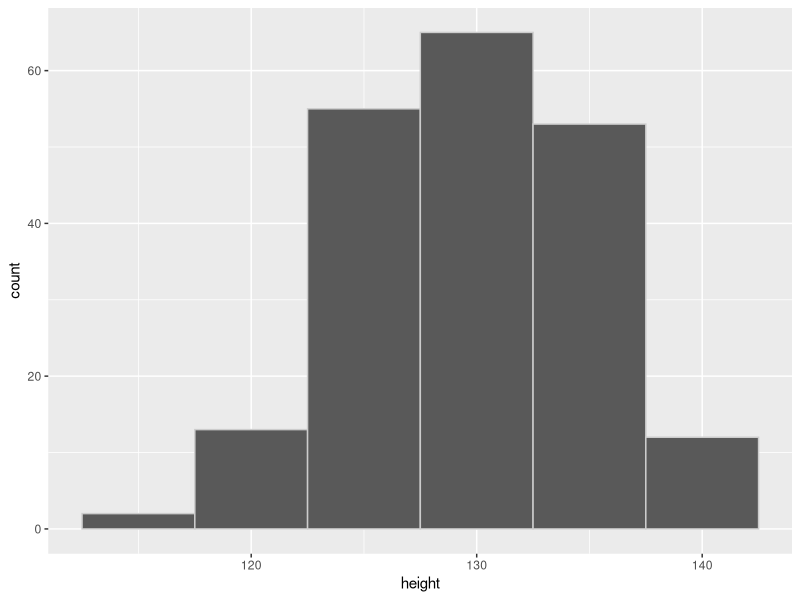
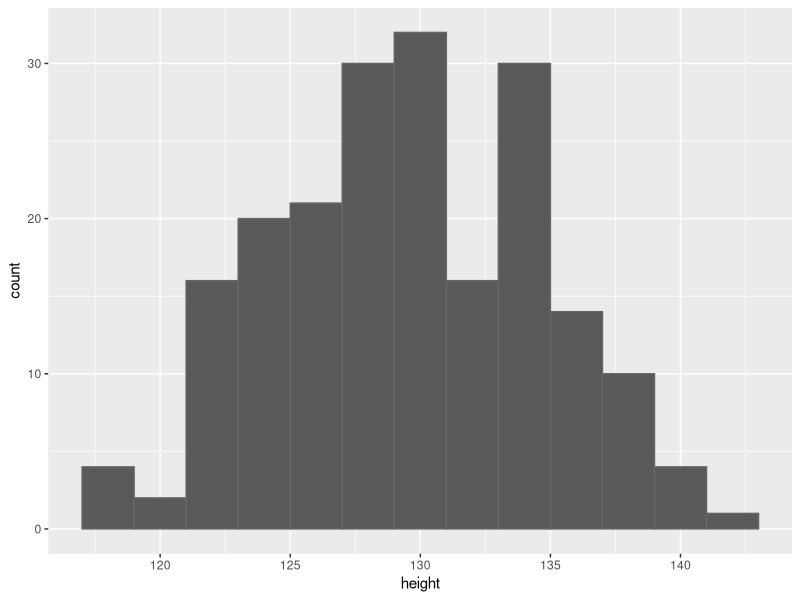
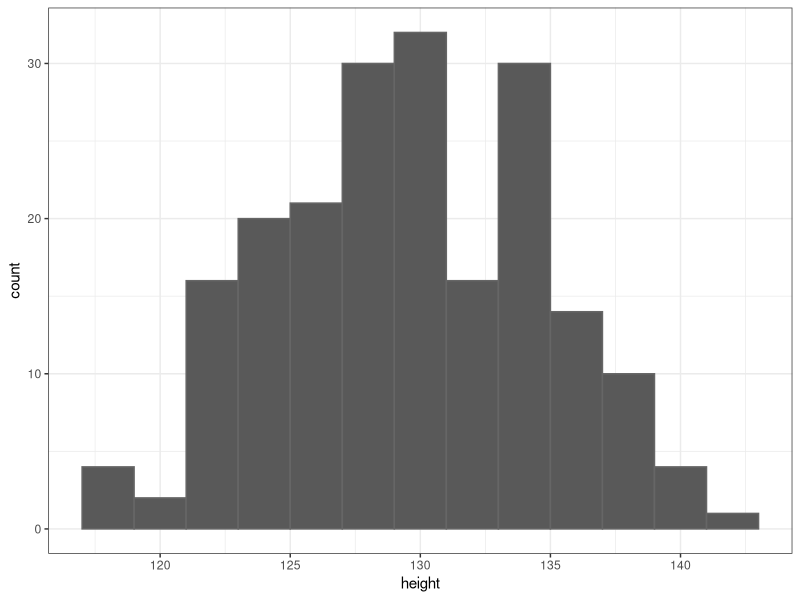
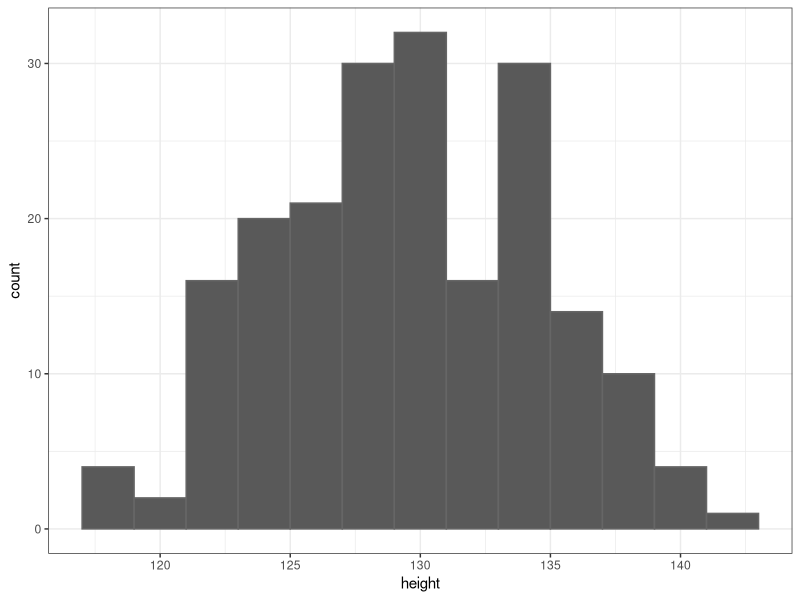
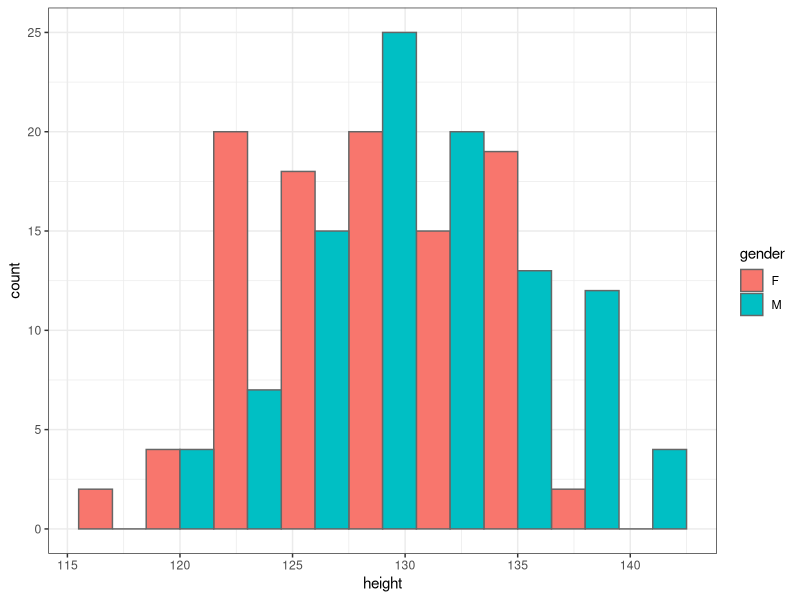
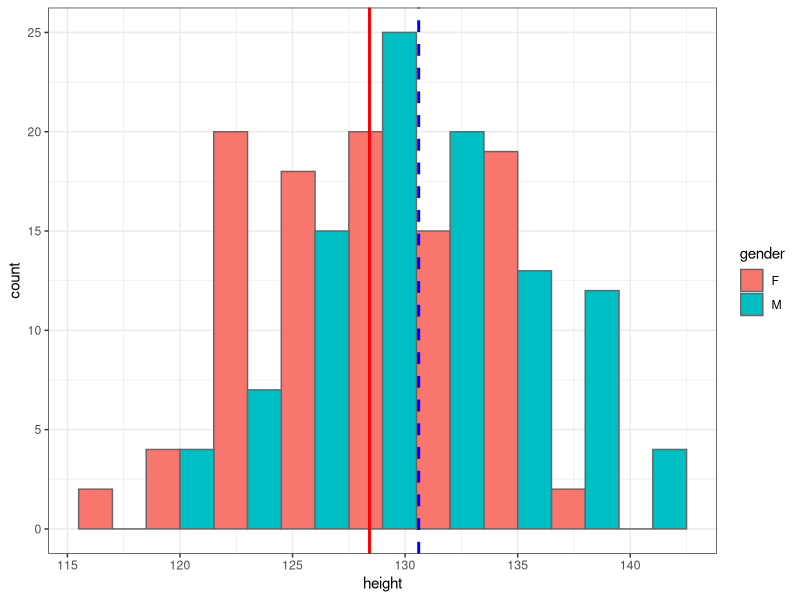
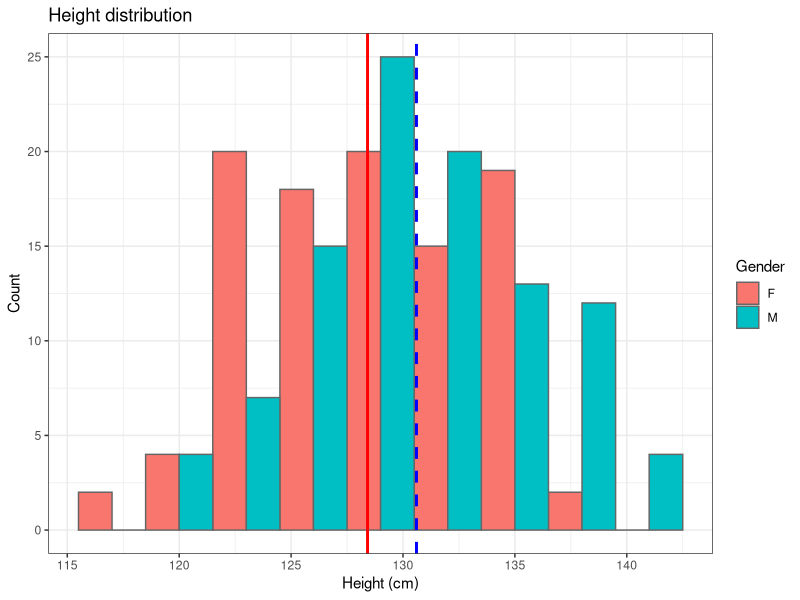
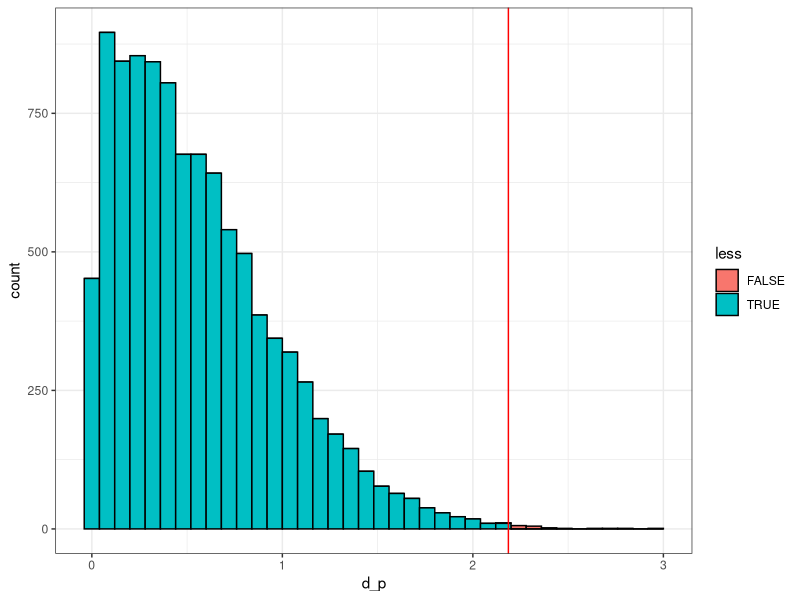

Recreate these plots in R, in order.
# https://varmara.github.io/linmodr/02_code_hypothesis_testing.R
#' title: "Тестирование статистических гипотез"
#' author: "Марина Варфоломеева, Вадим Хайтов"

#' ## Простейший пример тестирования гипотезы

# Зерно для генератора случайных чисел для сопоставимости результатов
set.seed(456)
# Создаем две выборки по 100 из нормального распределения с разными параметрами
male <- rnorm(n = 100, mean = 130, sd = 5)
female <- rnorm(n = 100, mean = 129, sd = 5)
gender <- c(rep("M", 100), rep("F", 100))
# Сохраняем выборки в датафрейме для удобства
df_height <- data.frame(
  gender = factor(gender),
  height = c(male, female))

library(ggplot2)
ggplot(data = df_height, aes(x = height)) +
  geom_histogram(binwidth = 5, colour = "grey80")


#' ## Изменим ширину интервалов гистограммы
ggplot(df_height, aes(x = height)) +
  geom_histogram(binwidth = 2, colour = "grey40")

#' ## Изменим оформление (тему) графика

# # На один раз
ggplot(df_height, aes(x = height)) +
  geom_histogram(binwidth = 2, colour = "grey40") +
  theme_bw()

# # Или до конца сессии
theme_set(theme_bw())
ggplot(df_height, aes(x = height)) +
  geom_histogram(binwidth = 2, colour = "grey40")


#' ## Разделим гистограммы по переменной gender при помощи цвета

ggplot(df_height, aes(x = height, fill = gender)) +
  geom_histogram(binwidth = 3, colour = "grey40", position = "dodge")


#' ## При помощи логических векторов посчитаем средние по переменной gender

f_male <- df_height$gender == "M"
f_female <- !f_male
mean_m <- mean(df_height$height[f_male])
mean_f <- mean(df_height$height[f_female])

#' ## Добавим линии, обозначающие средние значения
gg_height <- ggplot(df_height, aes(x = height, fill = gender)) +
  geom_histogram(binwidth = 3, colour = "grey40", position = "dodge") +
  geom_vline(xintercept = mean_f, colour = "red", size = 1) +
  geom_vline(xintercept = mean_m, colour = "blue", size = 1, linetype = "dashed")
gg_height


#' ## Добавим подписи осей и заголовок
gg_height +
  labs(x = "Height (cm)",
       y = "Count",
       title ="Height distribution",
       fill = "Gender")

#' ## Сравним две выборки с помощью t-критерия Стьюдента
t_height <- t.test(height ~ gender, data = df_height)
t_height

#' ### Вопрос: Вероятность какого события отражает уровень значимости p=`r t_height$p.value`?

sd_m <- sd(df_height$height[f_male])
sd_f <- sd(df_height$height[f_female])

#' Сравним при помощи пермутаций две выборки, описывающие рост мальчиков и девочек (`male` и `female`)
head(male)
head(female)

d_initial <- abs(mean(male) - mean(female))

Nperm <- 10000              # число пермутаций
dperm <- rep(NA, Nperm)     # пустой вектор для результатов
set.seed(76)             # зерно для генератора случайных чисел

for (i in 1:(Nperm - 1))    # Повторяем 9999 раз
{
  BOX <- c(male, female)    # смешиваем наши вектора
  ord <- sample(x = 1:200, size = 200)   # задаем новый порядок значений
  f <- BOX[ord[1:100]]      # первые 100 перемешанных значений
  m <- BOX [ord[101:200]]   # следующие 100 перемешанных значений
  dperm[i] <- abs(mean(m) - mean(f))  # считаем пермутационную статистику
}

head(dperm)

tail(dperm)

#' Последнее 10000-е значение не заполнено!


dperm[Nperm] <- d_initial


#' Для удобства, положим данные в датафрейм и отметим значения d < d_initial
df_perm <- data.frame(d_p = dperm)
df_perm$less <- df_perm$d_p < d_initial

#' ## Получаем распределение статистики $d_{perm}$
#' ## Задание: Постройте график самостоятельно

ggplot(data = df_perm, aes(x = d_p, fill = less)) +
  geom_histogram(binwidth = 0.08, colour = "black") +
  geom_vline(xintercept = d_initial, colour = "red")


names(df_perm)

#' ## Расчитаем величину уровня значимости
p_perm <- sum(dperm >= d_initial) / Nperm
mean(dperm >= d_initial)
